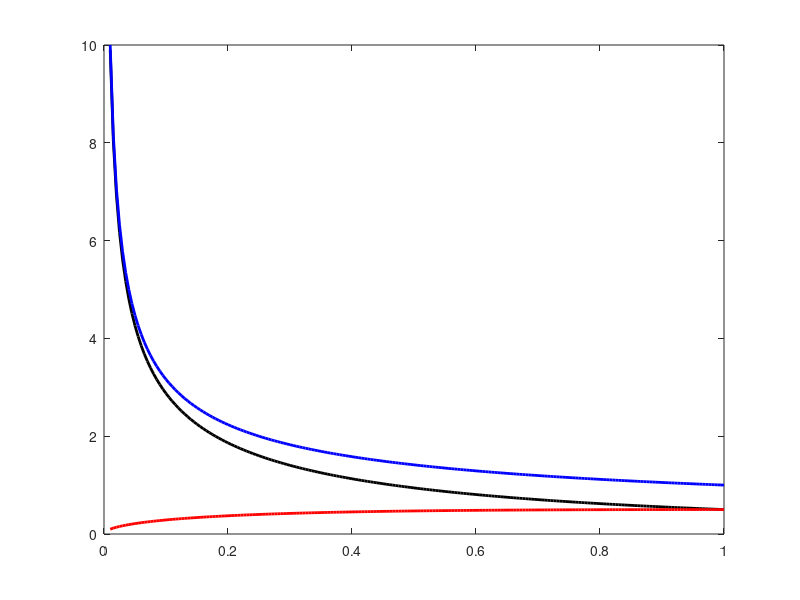

Write the MATLAB code that produced this figure.
fid=fopen('improper_integral.dat','w')

    
for i=1:199
    x(i)=0.01+0.005*(i-1);
    y1(i) = 1/((x(i)+1)*sqrt(x(i)));
    y2(i)=1/sqrt(x(i));
    dy(i)=y2(i)-y1(i);
    fprintf(fid,'%7f %20.8e %20.8e %20.8e\n',x(i),y1(i),y2(i),dy(i));
end

p=plot(x,y1,x,y2,x,dy);
set(p(1),'Color','black','LineWidth',2);
set(p(2),'Color','blue','LineWidth',2);
set(p(3),'Color','red','LineWidth',2);


fclose(fid)
